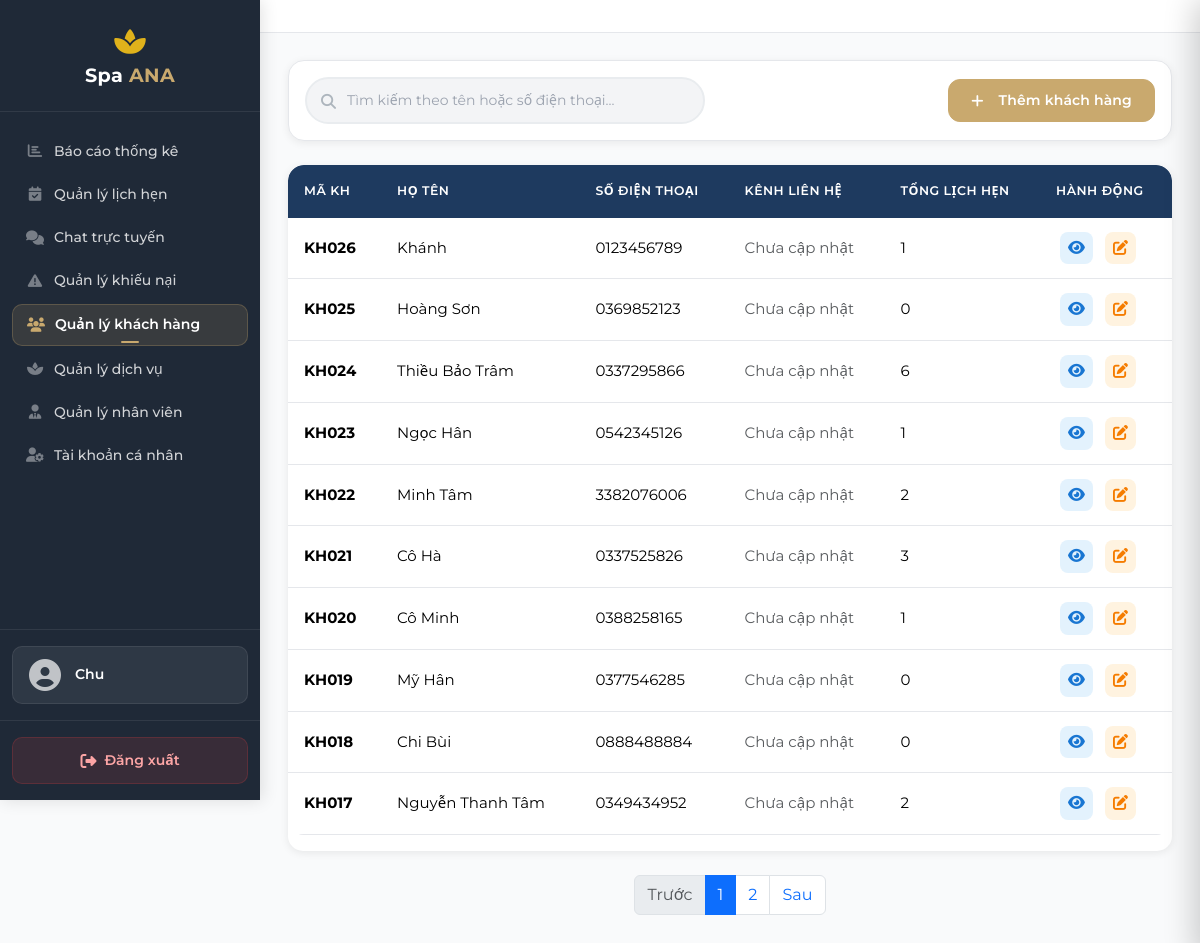
The app's page /manage/customers/ (signed in) with its own data.
### customers/models.py (models this page shows, shortened)
class CustomerProfile(models.Model):
    GENDER_CHOICES = [
        ('Nam', 'Nam'),
        ('Nu', 'Nữ'),
        ('Khac', 'Khác'),
    ]
    user = models.OneToOneField(
        User, on_delete=models.SET_NULL,
        null=True, blank=True,
        related_name='customer_profile',
        verbose_name='User'
    )
    phone = models.CharField(max_length=15, unique=True, verbose_name='Số điện thoại')
    full_name = models.CharField(max_length=100, verbose_name='Họ và tên')
    email = models.CharField(max_length=255, blank=True, null=True, unique=True, verbose_name='Email')
    gender = models.CharField(max_length=10, choices=GENDER_CHOICES, blank=True, null=True, verbose_name='Giới tính')
    dob = models.DateField(blank=True, null=True, verbose_name='Ngày sinh')
    address = models.CharField(max_length=255, blank=True, null=True, verbose_name='Địa chỉ')
    notes = models.CharField(max_length=1000, blank=True, null=True, verbose_name='Ghi chú')
    contact_channel = models.CharField(max_length=20, blank=True, null=True, verbose_name='Kênh liên hệ')
    created_at = models.DateTimeField(auto_now_add=True, verbose_name='Thời điểm tạo hồ sơ')
    updated_at = models.DateTimeField(auto_now=True, null=True, blank=True, verbose_name='Thời điểm cập nhật gần nhất')
    class Meta:
        db_table = 'customer_profiles'
        verbose_name = 'Khách hàng'
        verbose_name_plural = 'Khách hàng'
        ordering = ['-created_at']
        indexes = [models.Index(fields=['phone'])]
        constraints = [
            models.CheckConstraint(
                check=models.Q(gender__in=['Nam', 'Nu', 'Khac']) | models.Q(gender__isnull=True),
                name='customerprofile_gender_valid'
            )
        ]

### customers/views.py (the view, shortened to what this page needs)
# urls.py: path('manage/customers/', views.admin_customers, name='admin_customers'),
@login_required(login_url='accounts:login')
def admin_customers(request):
    if not (request.user.is_staff or request.user.is_superuser):
        messages.error(request, 'Bạn không có quyền truy cập trang này.')
        return redirect('pages:home')
    search_query = request.GET.get('search', '').strip()
    customers_qs = CustomerProfile.objects.select_related('user').filter(
        Q(user__isnull=True) | Q(user__is_staff=False, user__is_superuser=False)
    )
    if search_query:
        customers_qs = customers_qs.filter(
            Q(full_name__icontains=search_query) |
            Q(phone__icontains=search_query)
        )
    customers_qs = customers_qs.order_by('-created_at')
    from django.core.paginator import Paginator, EmptyPage, PageNotAnInteger
    paginator = Paginator(customers_qs, 10) # 10 items per page
    page_number = request.GET.get('page', 1)
    try:
        customers = paginator.get_page(page_number)
    except PageNotAnInteger:
        customers = paginator.get_page(1)
    except EmptyPage:
        customers = paginator.get_page(paginator.num_pages)
    return render(request, 'customers/admin_customers.html', {
        'customers': customers,
        'search_query': search_query,
    })

### templates/customers/admin_customers.html (shortened to what this page needs)
{% extends "manage/base.html" %}
{% load static %}
{% block content %}
<div class="card mb-4">
    <div class="card-body">
        <div class="row align-items-center">
            <div class="col-md-8">
                <form method="GET" action="{% url 'customers:admin_customers' %}" class="search-box m-0 w-100" id="searchFilterForm">
                    <i class="fas fa-search"></i>
                    <input type="text" class="form-control" name="search" id="searchInput" placeholder="Tìm kiếm theo tên hoặc số điện thoại..." value="{{ search_query }}">
                </form>
            </div>
            <div class="col-md-4 text-md-end mt-3 mt-md-0">
                <button class="btn btn-warning" data-bs-toggle="modal" data-bs-target="#addCustomerModal">
                    <i class="fas fa-plus me-2"></i>Thêm khách hàng
                </button>
            </div>
        </div>
    </div>
</div>
<div class="customer-table">
    <div class="table-responsive">
        <table class="table table-hover" id="customerTable">
            <thead>
                <tr>
                    <th>Mã KH</th>
                    <th>Họ tên</th>
                    <th>Số điện thoại</th>
                    <th>Kênh liên hệ</th>
                    <th>Tổng lịch hẹn</th>
                    <th>Hành động</th>
                </tr>
            </thead>
            <tbody id="customerTableBody">
                {% for c in customers %}
                <tr>
                    <td><strong>KH{{ c.id|stringformat:"03d" }}</strong></td>
                    <td>{{ c.full_name }}</td>
                    <td>{{ c.phone }}</td>
                    <td>
                        {% if c.contact_channel %}
                            <span class="contact-badge
                                {% if c.contact_channel == 'Zalo' %}zalo
                                {% elif c.contact_channel == 'Facebook' %}facebook
                                {% elif c.contact_channel == 'Điện thoại' %}dien-thoai
                                {% elif c.contact_channel == 'Khác' %}khac
                                {% else %}mac-dinh
                                {% endif %}">
                                {{ c.contact_channel }}
                            </span>
                        {% else %}
                            <span class="text-muted">Chưa cập nhật</span>
                        {% endif %}
                    </td>
                    <td>
                        {% if c.appointments.count %}
                            {{ c.appointments.count }}
                        {% else %}
                            0
                        {% endif %}
                    </td>
                    <td>
                        <button class="action-btn view"
                            onclick="viewCustomer(
                                '{{ c.id }}',
                                '{{ c.full_name|escapejs }}',
                                '{{ c.phone|escapejs }}',
                                '{% if c.dob %}{{ c.dob|date:"Y-m-d" }}{% endif %}',
                                '{{ c.contact_channel|default:""|escapejs }}',
                                '{{ c.notes|default:""|escapejs }}',
                                '{% if c.appointments.count %}{{ c.appointments.count }}{% else %}0{% endif %}',
                                '{{ c.created_at|date:"Y-m-d" }}',
                                '{{ c.gender|default:""|escapejs }}',
                                '{{ c.address|default:""|escapejs }}'
                            )"
                            title="Xem">
                            <i class="fas fa-eye"></i>
                        </button>
                        <button class="action-btn edit"
                            onclick='editCustomer(
                                "{{ c.id }}",
                                "{{ c.full_name|escapejs }}",
                                "{{ c.phone|escapejs }}",
                                "{% if c.dob %}{{ c.dob|date:'Y-m-d' }}{% endif %}",
                                "{{ c.contact_channel|default:''|escapejs }}",
                                "{{ c.notes|default:''|escapejs }}",
                                "{{ c.gender|default:''|escapejs }}",
                                "{{ c.address|default:''|escapejs }}"
                            )'
                            title="Sửa">
                            <i class="fas fa-edit"></i>
                        </button>
                    </td>
                </tr>
                {% empty %}
                <tr>
                    <td colspan="6" class="text-center py-4">Chưa có khách hàng nào</td>
                </tr>
                {% endfor %}
            </tbody>
        </table>
    </div>
</div>
{% if customers.has_other_pages %}
<nav class="mt-4">
    <ul class="pagination justify-content-center">
        {% if customers.has_previous %}
        <li class="page-item">
            <a class="page-link" href="?page={{ customers.previous_page_number }}{% if search_query %}&search={{ search_query }}{% endif %}">Trước</a>
        </li>
        {% else %}
        <li class="page-item disabled"><a class="page-link" href="#">Trước</a></li>
        {% endif %}
        {% for num in customers.paginator.page_range %}
            {% if customers.number == num %}
            <li class="page-item active"><span class="page-link">{{ num }}</span></li>
            {% elif num > customers.number|add:'-3' and num < customers.number|add:'3' %}
            <li class="page-item"><a class="page-link" href="?page={{ num }}{% if search_query %}&search={{ search_query }}{% endif %}">{{ num }}</a></li>
            {% endif %}
        {% endfor %}
        {% if customers.has_next %}
        <li class="page-item">
            <a class="page-link" href="?page={{ customers.next_page_number }}{% if search_query %}&search={{ search_query }}{% endif %}">Sau</a>
        </li>
        {% else %}
        <li class="page-item disabled"><a class="page-link" href="#">Sau</a></li>
        {% endif %}
    </ul>
</nav>
{% endif %}
<div class="position-fixed bottom-0 end-0 p-3" style="z-index: 1100">
</div>
{% endblock %}

### templates/manage/includes/sidebar.html (shortened to what this page needs)
{% load static %}
<nav class="admin-sidebar" id="sidebar">
    <div class="sidebar-header">
        <i class="fas fa-spa fa-2x mb-2" style="color: #E0B21B;"></i>
        <h3>Spa <span>ANA</span></h3>
    </div>
    <ul class="nav flex-column sidebar-nav">
        {% if request.user.is_superuser %}
        <li class="nav-item">
            <a class="nav-link {% if request.resolver_match.url_name == 'admin_reports' %}active{% endif %}" href="{% url 'reports:admin_reports' %}">
                <i class="fas fa-chart-bar"></i>
                Báo cáo thống kê
            </a>
        </li>
        {% endif %}
        <li class="nav-item">
            <a class="nav-link {% if request.resolver_match.url_name == 'admin_appointments' %}active{% endif %}" href="{% url 'appointments:admin_appointments' %}">
                <i class="fas fa-calendar-check"></i>
                <span class="sidebar-link-label">Quản lý lịch hẹn</span>
            </a>
        </li>
        <li class="nav-item">
            <a class="nav-link sidebar-chat-link {% if request.resolver_match.url_name == 'admin_live_chat' %}active{% endif %}" href="{% url 'chat:admin_live_chat' %}">
                <i class="fas fa-comments"></i>
                <span class="sidebar-link-label">Chat trực tuyến</span>
            </a>
        </li>
        <li class="nav-item">
            <a class="nav-link {% if request.resolver_match.url_name == 'admin_complaints' %}active{% endif %}" href="{% url 'complaints:admin_complaints' %}">
                <i class="fas fa-exclamation-triangle"></i>
                <span class="sidebar-link-label">Quản lý khiếu nại</span>
            </a>
        </li>
        <li class="nav-item">
            <a class="nav-link {% if request.resolver_match.url_name == 'admin_customers' %}active{% endif %}" href="{% url 'customers:admin_customers' %}">
                <i class="fas fa-users"></i>
                Quản lý khách hàng
            </a>
        </li>
        <li class="nav-item">
            <a class="nav-link {% if request.resolver_match.url_name == 'admin_services' %}active{% endif %}" href="{% url 'spa_services:admin_services' %}">
                <i class="fas fa-spa"></i>
                Quản lý dịch vụ
            </a>
        </li>
        {% if request.user.is_superuser %}
        <li class="nav-item">
            <a class="nav-link {% if request.resolver_match.url_name == 'admin_staff' %}active{% endif %}" href="{% url 'staff:admin_staff' %}">
                <i class="fas fa-user-tie"></i>
                Quản lý nhân viên
            </a>
        </li>
        {% endif %}
        <li class="nav-item">
            <a class="nav-link {% if request.resolver_match.url_name == 'admin_profile' %}active{% endif %}" href="{% url 'admin_panel:admin_profile' %}">
                <i class="fas fa-user-cog"></i>
                Tài khoản cá nhân
            </a>
        </li>
    </ul>
    <div class="sidebar-user-info">
        <div class="user-avatar-section">
            <div class="user-avatar">
                <i class="fas fa-user-circle"></i>
            </div>
            <div class="user-name">
                {% if request.user.customerprofile.full_name %}
                    {{ request.user.customerprofile.full_name }}
                {% else %}
                    {{ request.user.username }}
                {% endif %}
            </div>
        </div>
    </div>
    <div class="sidebar-footer">
        <a href="{% url 'admin_panel:admin_logout' %}" class="btn btn-logout logout-link">
            <i class="fas fa-sign-out-alt"></i>
            Đăng xuất
        </a>
    </div>
</nav>

### records on screen
CustomerProfile: id "026", full_name "Khánh", phone "0123456789", shows "Chưa cập nhật", appointments.count "1"
CustomerProfile: id "025", full_name "Hoàng Sơn", phone "0369852123", shows "Chưa cập nhật"
CustomerProfile: id "024", full_name "Thiều Bảo Trâm", phone "0337295866", shows "Chưa cập nhật", appointments.count "6"
CustomerProfile: id "023", full_name "Ngọc Hân", phone "0542345126", shows "Chưa cập nhật", appointments.count "1"
CustomerProfile: id "022", full_name "Minh Tâm", phone "3382076006", shows "Chưa cập nhật", appointments.count "2"
CustomerProfile: id "021", full_name "Cô Hà", phone "0337525826", shows "Chưa cập nhật", appointments.count "3"
CustomerProfile: id "020", full_name "Cô Minh", phone "0388258165", shows "Chưa cập nhật", appointments.count "1"
CustomerProfile: id "019", full_name "Mỹ Hân", phone "0377546285", shows "Chưa cập nhật"
CustomerProfile: id "018", full_name "Chi Bùi", phone "0888488884", shows "Chưa cập nhật"
CustomerProfile: id "017", full_name "Nguyễn Thanh Tâm", phone "0349434952", shows "Chưa cập nhật", appointments.count "2"

### other values on screen
{{ request.user.username }} "Chu"
{{ num }} "1"
{{ num }} "2"
